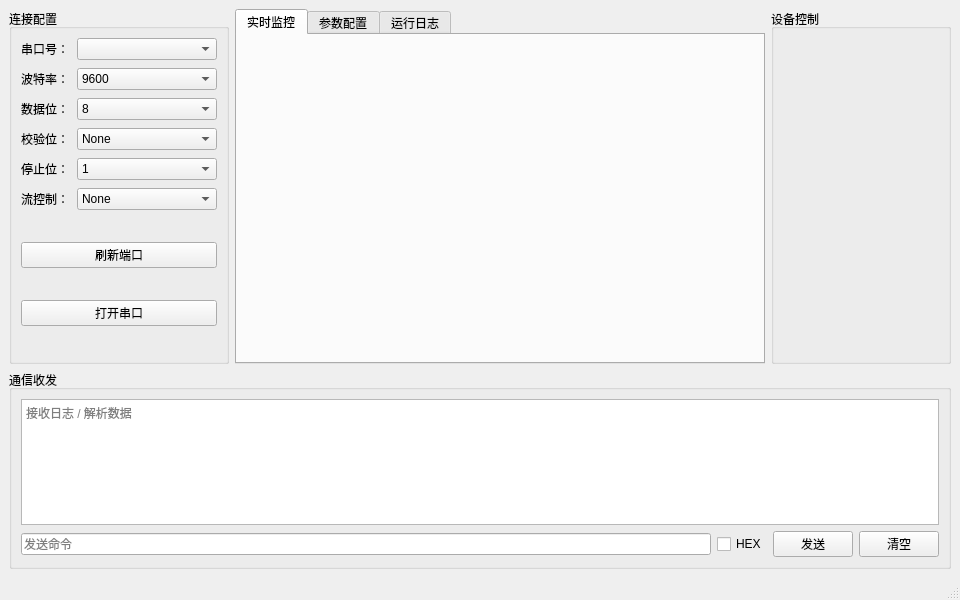
<?xml version="1.0" encoding="UTF-8"?>
<ui version="4.0">
 <class>MainWindow</class>
 <widget class="QMainWindow" name="MainWindow">
  <property name="geometry">
   <rect>
    <x>0</x>
    <y>0</y>
    <width>960</width>
    <height>600</height>
   </rect>
  </property>
  <property name="minimumSize">
   <size>
    <width>960</width>
    <height>600</height>
   </size>
  </property>
  <property name="windowTitle">
   <string>CommHost</string>
  </property>
  <widget class="QWidget" name="centralwidget">
   <layout class="QVBoxLayout" name="verticalLayoutMain">
    <item>
     <layout class="QHBoxLayout" name="horizontalLayoutMainArea">
      <item>
       <widget class="QGroupBox" name="groupBoxConnection">
        <property name="minimumSize">
         <size>
          <width>180</width>
          <height>0</height>
         </size>
        </property>
        <property name="maximumSize">
         <size>
          <width>220</width>
          <height>16777215</height>
         </size>
        </property>
        <property name="title">
         <string>连接配置</string>
        </property>
        <layout class="QVBoxLayout" name="verticalLayoutConnection">
         <item>
          <layout class="QFormLayout" name="formLayoutSerialConfig">
           <property name="labelAlignment">
            <set>Qt::AlignmentFlag::AlignRight|Qt::AlignmentFlag::AlignTrailing|Qt::AlignmentFlag::AlignVCenter</set>
           </property>
           <property name="formAlignment">
            <set>Qt::AlignmentFlag::AlignLeading|Qt::AlignmentFlag::AlignLeft|Qt::AlignmentFlag::AlignTop</set>
           </property>
           <property name="horizontalSpacing">
            <number>8</number>
           </property>
           <property name="verticalSpacing">
            <number>8</number>
           </property>
           <item row="0" column="0">
            <widget class="QLabel" name="labelSerialPort">
             <property name="text">
              <string>串口号：</string>
             </property>
            </widget>
           </item>
           <item row="0" column="1">
            <widget class="QComboBox" name="comboBoxSerialPort">
             <property name="sizePolicy">
              <sizepolicy hsizetype="Expanding" vsizetype="Fixed">
               <horstretch>0</horstretch>
               <verstretch>0</verstretch>
              </sizepolicy>
             </property>
             <property name="minimumSize">
              <size>
               <width>75</width>
               <height>0</height>
              </size>
             </property>
            </widget>
           </item>
           <item row="1" column="0">
            <widget class="QLabel" name="labelBaudRate">
             <property name="text">
              <string>波特率：</string>
             </property>
            </widget>
           </item>
           <item row="1" column="1">
            <widget class="QComboBox" name="comboBoxBaudRate">
             <property name="sizePolicy">
              <sizepolicy hsizetype="Expanding" vsizetype="Fixed">
               <horstretch>0</horstretch>
               <verstretch>0</verstretch>
              </sizepolicy>
             </property>
             <property name="minimumSize">
              <size>
               <width>75</width>
               <height>0</height>
              </size>
             </property>
             <item>
              <property name="text">
               <string>9600</string>
              </property>
             </item>
             <item>
              <property name="text">
               <string>19200</string>
              </property>
             </item>
             <item>
              <property name="text">
               <string>38400</string>
              </property>
             </item>
             <item>
              <property name="text">
               <string>57600</string>
              </property>
             </item>
             <item>
              <property name="text">
               <string>115200</string>
              </property>
             </item>
            </widget>
           </item>
           <item row="2" column="0">
            <widget class="QLabel" name="labelDataBits">
             <property name="text">
              <string>数据位：</string>
             </property>
            </widget>
           </item>
           <item row="2" column="1">
            <widget class="QComboBox" name="comboBoxDataBits">
             <property name="sizePolicy">
              <sizepolicy hsizetype="Expanding" vsizetype="Fixed">
               <horstretch>0</horstretch>
               <verstretch>0</verstretch>
              </sizepolicy>
             </property>
             <property name="minimumSize">
              <size>
               <width>75</width>
               <height>0</height>
              </size>
             </property>
             <item>
              <property name="text">
               <string>8</string>
              </property>
             </item>
             <item>
              <property name="text">
               <string>7</string>
              </property>
             </item>
             <item>
              <property name="text">
               <string>6</string>
              </property>
             </item>
             <item>
              <property name="text">
               <string>5</string>
              </property>
             </item>
            </widget>
           </item>
           <item row="3" column="0">
            <widget class="QLabel" name="labelParity">
             <property name="text">
              <string>校验位：</string>
             </property>
            </widget>
           </item>
           <item row="3" column="1">
            <widget class="QComboBox" name="comboBoxParity">
             <property name="sizePolicy">
              <sizepolicy hsizetype="Expanding" vsizetype="Fixed">
               <horstretch>0</horstretch>
               <verstretch>0</verstretch>
              </sizepolicy>
             </property>
             <property name="minimumSize">
              <size>
               <width>75</width>
               <height>0</height>
              </size>
             </property>
             <item>
              <property name="text">
               <string>None</string>
              </property>
             </item>
             <item>
              <property name="text">
               <string>Even</string>
              </property>
             </item>
             <item>
              <property name="text">
               <string>Odd</string>
              </property>
             </item>
            </widget>
           </item>
           <item row="4" column="0">
            <widget class="QLabel" name="labelStopBits">
             <property name="text">
              <string>停止位：</string>
             </property>
            </widget>
           </item>
           <item row="4" column="1">
            <widget class="QComboBox" name="comboBoxStopBits">
             <property name="sizePolicy">
              <sizepolicy hsizetype="Expanding" vsizetype="Fixed">
               <horstretch>0</horstretch>
               <verstretch>0</verstretch>
              </sizepolicy>
             </property>
             <property name="minimumSize">
              <size>
               <width>75</width>
               <height>0</height>
              </size>
             </property>
             <item>
              <property name="text">
               <string>1</string>
              </property>
             </item>
             <item>
              <property name="text">
               <string>1.5</string>
              </property>
             </item>
             <item>
              <property name="text">
               <string>2</string>
              </property>
             </item>
            </widget>
           </item>
           <item row="5" column="0">
            <widget class="QLabel" name="labelFlowControl">
             <property name="text">
              <string>流控制：</string>
             </property>
            </widget>
           </item>
           <item row="5" column="1">
            <widget class="QComboBox" name="comboBoxFlowControl">
             <property name="sizePolicy">
              <sizepolicy hsizetype="Expanding" vsizetype="Fixed">
               <horstretch>0</horstretch>
               <verstretch>0</verstretch>
              </sizepolicy>
             </property>
             <property name="minimumSize">
              <size>
               <width>75</width>
               <height>0</height>
              </size>
             </property>
             <item>
              <property name="text">
               <string>None</string>
              </property>
             </item>
             <item>
              <property name="text">
               <string>Hardware</string>
              </property>
             </item>
             <item>
              <property name="text">
               <string>Software</string>
              </property>
             </item>
            </widget>
           </item>
          </layout>
         </item>
         <item>
          <layout class="QVBoxLayout" name="verticalLayoutSerialButton">
           <item>
            <spacer name="verticalSpacer">
             <property name="orientation">
              <enum>Qt::Orientation::Vertical</enum>
             </property>
             <property name="sizeHint" stdset="0">
              <size>
               <width>20</width>
               <height>40</height>
              </size>
             </property>
            </spacer>
           </item>
           <item>
            <widget class="QPushButton" name="pushButtonRefreshPorts">
             <property name="text">
              <string>刷新端口</string>
             </property>
            </widget>
           </item>
           <item>
            <spacer name="verticalSpacer_2">
             <property name="orientation">
              <enum>Qt::Orientation::Vertical</enum>
             </property>
             <property name="sizeHint" stdset="0">
              <size>
               <width>20</width>
               <height>40</height>
              </size>
             </property>
            </spacer>
           </item>
           <item>
            <widget class="QPushButton" name="pushButtonOpenConnection">
             <property name="text">
              <string>打开串口</string>
             </property>
            </widget>
           </item>
           <item>
            <spacer name="verticalSpacer_3">
             <property name="orientation">
              <enum>Qt::Orientation::Vertical</enum>
             </property>
             <property name="sizeHint" stdset="0">
              <size>
               <width>20</width>
               <height>40</height>
              </size>
             </property>
            </spacer>
           </item>
          </layout>
         </item>
        </layout>
       </widget>
      </item>
      <item>
       <widget class="QTabWidget" name="tabWidgetMain">
        <property name="currentIndex">
         <number>0</number>
        </property>
        <widget class="QWidget" name="tabOverview">
         <attribute name="title">
          <string>实时监控</string>
         </attribute>
         <layout class="QVBoxLayout" name="verticalLayoutOverview"/>
        </widget>
        <widget class="QWidget" name="tabParams">
         <attribute name="title">
          <string>参数配置</string>
         </attribute>
        </widget>
        <widget class="QWidget" name="tabLogs">
         <attribute name="title">
          <string>运行日志</string>
         </attribute>
        </widget>
       </widget>
      </item>
      <item>
       <widget class="QGroupBox" name="groupBoxDeviceControl">
        <property name="minimumSize">
         <size>
          <width>180</width>
          <height>0</height>
         </size>
        </property>
        <property name="maximumSize">
         <size>
          <width>240</width>
          <height>16777215</height>
         </size>
        </property>
        <property name="title">
         <string>设备控制</string>
        </property>
        <layout class="QVBoxLayout" name="verticalLayoutDeviceControl"/>
       </widget>
      </item>
     </layout>
    </item>
    <item>
     <widget class="QGroupBox" name="groupBoxCommunication">
      <property name="minimumSize">
       <size>
        <width>0</width>
        <height>160</height>
       </size>
      </property>
      <property name="maximumSize">
       <size>
        <width>16777215</width>
        <height>240</height>
       </size>
      </property>
      <property name="title">
       <string>通信收发</string>
      </property>
      <layout class="QVBoxLayout" name="verticalLayoutCommunication">
       <item>
        <widget class="QPlainTextEdit" name="plainTextEditReceiveLog">
         <property name="placeholderText">
          <string>接收日志 / 解析数据</string>
         </property>
         <property name="readOnly">
          <bool>true</bool>
         </property>
        </widget>
       </item>
       <item>
        <layout class="QHBoxLayout" name="horizontalLayoutSend">
         <item>
          <widget class="QLineEdit" name="lineEditSendCommand">
           <property name="placeholderText">
            <string>发送命令</string>
           </property>
          </widget>
         </item>
         <item>
          <widget class="QCheckBox" name="checkBoxHexSend">
           <property name="text">
            <string>HEX</string>
           </property>
          </widget>
         </item>
         <item>
          <widget class="QPushButton" name="pushButtonSend">
           <property name="text">
            <string>发送</string>
           </property>
          </widget>
         </item>
         <item>
          <widget class="QPushButton" name="pushButtonClearLog">
           <property name="text">
            <string>清空</string>
           </property>
          </widget>
         </item>
        </layout>
       </item>
      </layout>
     </widget>
    </item>
   </layout>
  </widget>
  <widget class="QMenuBar" name="menubar">
   <property name="geometry">
    <rect>
     <x>0</x>
     <y>0</y>
     <width>960</width>
     <height>37</height>
    </rect>
   </property>
  </widget>
  <widget class="QStatusBar" name="statusbar"/>
 </widget>
 <resources/>
 <connections/>
</ui>
